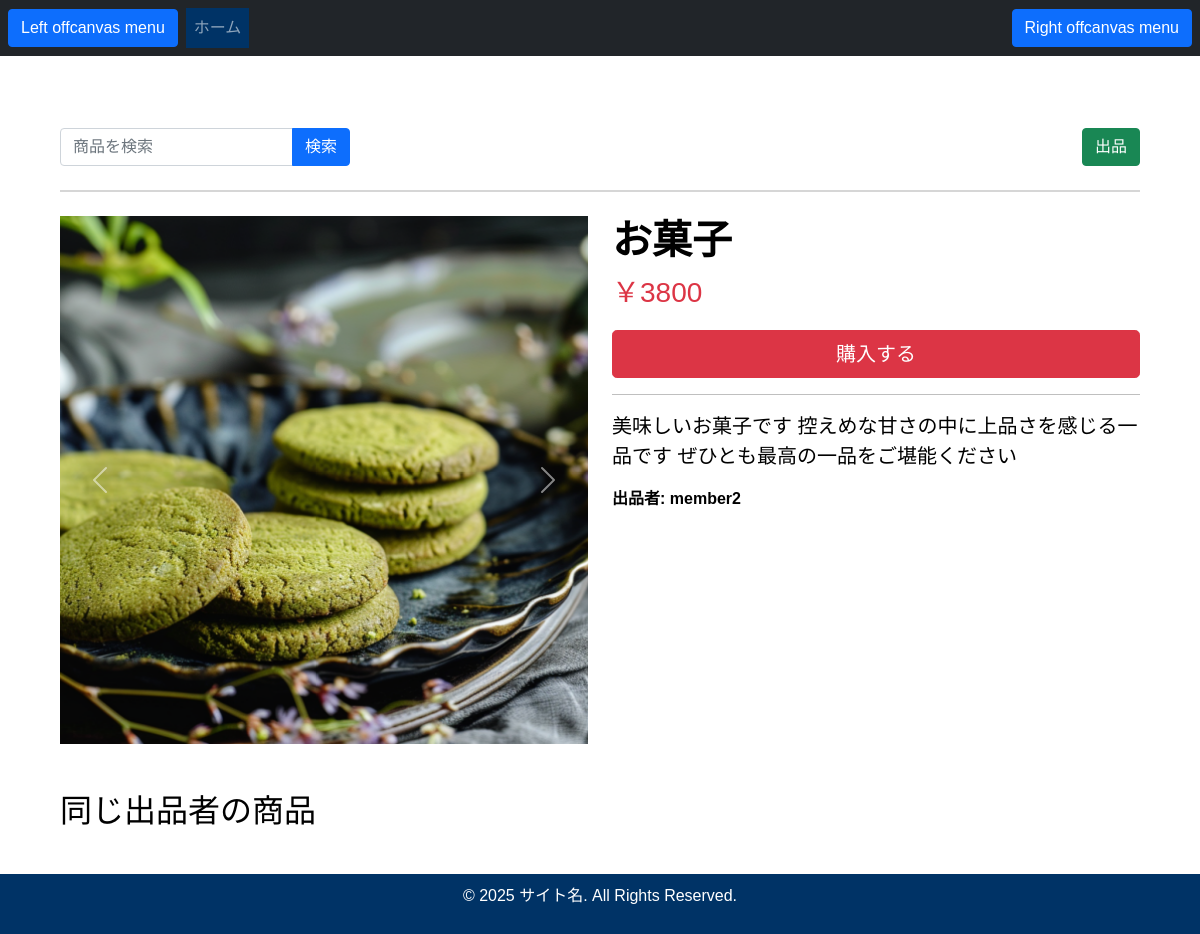
/member/12/purchase/ (signed in), run on the app's committed database.
### main/models.py (models this page shows, shortened)
class ProductImage(models.Model):
    product = models.ForeignKey(Product, on_delete=models.CASCADE, related_name="images", verbose_name="商品")
    image = models.ImageField(upload_to="products/images/", verbose_name="商品画像")
    uploaded_at = models.DateTimeField(auto_now_add=True, verbose_name="アップロード日時")
    class Meta:
        verbose_name_plural = "商品画像"

class Product(models.Model):
    seller = models.ForeignKey(CustomUser, on_delete=models.CASCADE, related_name="products", verbose_name="出品者")
    name = models.CharField(max_length=255, verbose_name="商品名")
    description = models.TextField(verbose_name="商品説明")
    price = models.IntegerField(verbose_name="価格")
    created_at = models.DateTimeField(auto_now_add=True, verbose_name="出品日時")
    updated_at = models.DateTimeField(auto_now=True, verbose_name="更新日時")
    is_sold_out = models.BooleanField(default=False, verbose_name="売り切れフラグ")  # 売り切れ状態を示すブール値
    class Meta:
        verbose_name_plural = "商品"
        ordering = ['-created_at']  # デフォルトで作成日時の降順に並べる

class CustomUser(AbstractUser):
    member_num = models.BigIntegerField(verbose_name="会員番号",
                                         primary_key=True,
                                         default=random_num # 乱数関数
                                         )
    name = models.CharField(verbose_name="氏名", max_length=20)
    email   = models.EmailField(verbose_name="メールアドレス", unique=True)
    is_password_encrypted = models.BooleanField(default=False, verbose_name="パスワード暗号化フラグ")
    USERNAME_FIELD = 'email' # 標準のユーザー名を「email」と同じする
    REQUIRED_FIELDS = ['username']
    username = models.CharField(verbose_name="ユーザー名",
                                max_length=20,
                                blank=True, null=True
                                )
    class Meta:
        verbose_name_plural = "カスタムユーザー"

### member/views.py (the view, shortened to what this page needs)
# urls.py: path('<int:product_id>/purchase/', ProductPurchaseView.as_view(), name='product_purchase'), # 商品購入画面
class ProductPurchaseView(LoginRequiredMixin, View):
    def get(self, request, product_id):
        product = Product.objects.get(id=product_id)
        other_products = Product.objects.filter(seller=product.seller).exclude(id=product_id)
        return render(request, 'products/product_purchase.html', {
            'product': product,
            'other_products': other_products,
        })

### member/templates/products/product_purchase.html (shortened to what this page needs)
{% extends 'base.html' %}
{% load static %}
{% block content %}
<div class="container mt-5">
    <div class="d-flex justify-content-between align-items-center mb-4">
        <form action="{% url 'member:product_list' %}" method="get" class="form-inline">
            <div class="input-group">
                <input type="text" name="q" value="{{ request.GET.q }}" class="form-control" placeholder="商品を検索">
                <button type="submit" class="btn btn-primary">検索</button>
            </div>
        </form>
        <a href="{% url 'member:product_create' %}" class="btn btn-success">出品</a>
    </div>
    <hr class="my-4" style="border: 1px solid #ccc; opacity: 0.8;">
    <div class="row">
        <div class="col-md-6">
            <div id="product-image-carousel" class="carousel slide" data-bs-ride="carousel">
                <div class="carousel-inner">
                    {% for image in product.images.all %}
                    <div class="carousel-item {% if forloop.first %}active{% endif %}">
                        <div class="ratio ratio-1x1">
                            <img src="{{ image.image.url }}" class="d-block w-100 img-fluid" alt="商品画像" style="object-fit: cover;">
                        </div>
                    </div>
                    {% endfor %}
                </div>
                <button class="carousel-control-prev" type="button" data-bs-target="#product-image-carousel" data-bs-slide="prev">
                    <span class="carousel-control-prev-icon" aria-hidden="true"></span>
                </button>
                <button class="carousel-control-next" type="button" data-bs-target="#product-image-carousel" data-bs-slide="next">
                    <span class="carousel-control-next-icon" aria-hidden="true"></span>
                </button>
            </div>
        </div>
        <div class="col-md-6">
            <h1 class="fw-bold">{{ product.name }}</h1>
            <p class="fs-3 text-danger">￥{{ product.price }}</p>
            <form method="post">
                <button type="submit" class="btn btn-danger btn-lg w-100">購入する</button>
            </form>
            <hr>
            <p class="fs-5">{{ product.description }}</p>
            <p class="fw-bold">出品者: {{ product.seller.username }}</p>
        </div>
    </div>
    <h2 class="mt-5">同じ出品者の商品</h2>
    <div class="d-flex overflow-auto gap-3 pb-3">
    </div>
</div>
{% endblock %}

### static/css/myStyles.css (style rules this page uses)
body { font-family: Arial, sans-serif; background-color: white; color: black; }
body { display: flex; flex-direction: column; min-height: 100vh; }

### data on the page
ProductImage: image (picture)
Product: name "お菓子", price "3800", description "美味しいお菓子です 控えめな甘さの中に上品さを感じる一品です ぜひとも最高の一品をご堪能ください", seller.username "member2"
